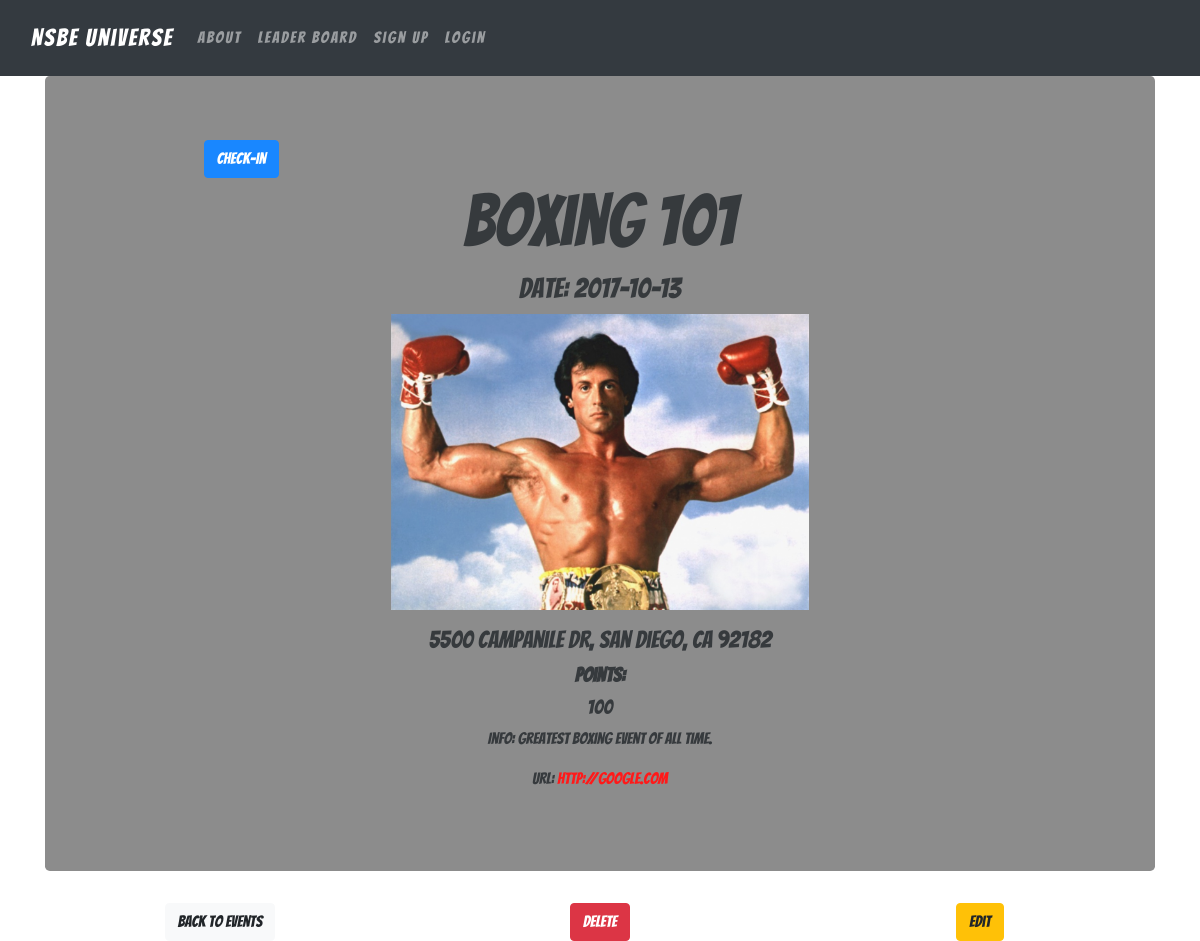
Screenshot of /event/1/details with the database file from the repository.
### database_setup.py (models this page shows, shortened)
class Event(Base):
    __tablename__ = 'event'
    id = Column(Integer, primary_key=True)
    name = Column(String(250), nullable=False)
    user_id = Column(Integer, ForeignKey('user.id'))
    points = Column(Integer, nullable=False)
    address = Column(String(250), nullable=False)
    details = Column(String(250), nullable=False)
    picture = Column(String(250))
    date = Column(String(50), nullable=False)
    url = Column(Text)

### nsbeu.py (the view)
@app.route('/event/<int:event_id>/details')
def eventDetail(event_id):
    event = session.query(Event).filter_by(id=event_id).one()
    creator = getUserInfo(Event.user_id)
    return render_template('eventDetail.html', id=event_id, event=event,
                            creator=creator)

### nsbeu.py (called while the page is built)
def getUserInfo(user_id):
    user = session.query(User).filter_by(id=user_id).first()
    return user

### templates/eventDetail.html
{% extends "base.html" %}
{% block content %}
<div class="container">
  <div class="jumbotron" id="about">
    <div class="row">
      <div class="col-sm-4">
        <button type="button" class="btn btn-primary" name="button">Check-in</button>
      </div>
    </div>
  <h1 class="display-3">{{event.name}}</h1>
  <h3>Date: {{event.date}}</h3>
  {% if event.picture %}
  <p>
  <img src="{{ url_for('uploaded_picture', filename = event.picture) }}" alt="Event Image" id="event-pic" class="img-fluid">
  </p>
  {% else %}
  <p>No Image Uploaded</p>
  {% endif %}
  <h4 id="loc">{{event.address}}</h4>
  <h5><strong>Points:</strong></h5>
  <h5 id="points">{{event.points}}</h5>
  <div class="row justify-content-center" >
    <div class="col-md-6">
      <p>Info: {{event.details}}</p>
    </div>
  </div>
  <p>URL: <a href="{{event.url}}">{{event.url}}</a></p>
  </div>
  <div class="row" id="about">
    <div class="col-md-4">
      <a class = "btn btn-light" href="{{url_for('showEvents')}}">Back To Events</a>
    </div>
    <div class="col-md-4">
      <a class = "btn btn-danger"  align = "center" href="{{url_for('deleteEvent', event_id=event.id) }}">Delete</a>
    </div>
    <div class="col-md-4">
      <a class = "btn btn-warning"  align = "right" href="{{url_for('editEvent', event_id=event.id) }}">Edit</a>
    </div>
  </div>
</div>
{% endblock %}

### static/css/app.css (style rules this page uses)
html, body { font-family: 'Bangers', cursive; font-size: 1em; width: 100%; height: 100%; }
body { background: url(http://i.imgur.com/asLW3N6.jpg) no-repeat center center fixed; background-size: cover; }
a { color: red; }
.jumbotron { background-color: grey; opacity: .9; }
#about { text-align: center; }
#event-pic { width: 40% }

### rows the page displays
Event: name "Boxing 101", date "2017-10-13", picture (picture), address "5500 Campanile Dr, San Diego, CA 92182", points "100", details "Greatest boxing event of all time.", url "http://google.com"
